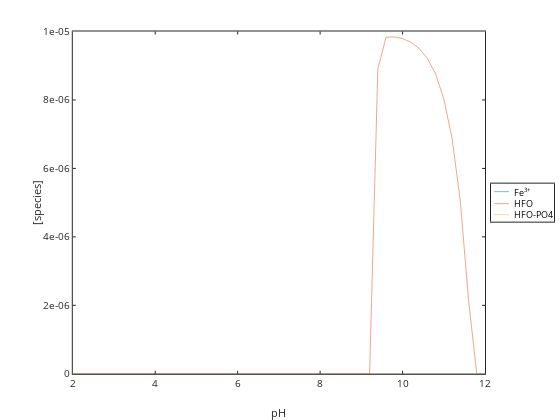

Notebook code cell kept with this figure:
### Code cell
plot(pH,Fep3,pH,HFO,pH,HfowHPO4m)
xlabel('pH'); ylabel('[species]'); legend('Fe^{3+}','HFO','HFO-PO4','location','eastoutside')

### Figure 1 — Plotly figure (JSON) as saved in the notebook; plotly's stock layout.template omitted (floating-point values rounded to 4 significant figures)
{"data": [{"line": {"color": "rgb(0,113,188)", "dash": "solid", "width": 0.5}, "marker": {"color": "rgb(0,113,188)", "line": {"color": "rgb(0,113,188)"}, "size": 6, "symbol": "none"}, "mode": "lines", "name": "Fe^{3+}", "showlegend": true, "type": "scatter", "visibility": true, "x": [2, 2.2, 2.4, 2.6, 2.8, 3, 3.2, 3.4, 3.6, 3.8, 4, 4.2, 4.4, 4.6, 4.8, 5, 5.2, 5.4, 5.6, 5.8, 6, 6.2, 6.4, 6.6, 6.8, 7, 7.2, 7.4, 7.6, 7.8, 8, 8.2, 8.4, 8.6, 8.8, 9, 9.2, 9.4, 9.6, 9.8, 10, 10.2, 10.4, 10.6, 10.8, 11, 11.2, 11.4, 11.6, 11.8, 12], "xaxis": "x", "y": [5.376e-15, 3.39e-15, 2.138e-15, 1.348e-15, 8.502e-16, 5.363e-16, 3.383e-16, 2.134e-16, 1.347e-16, 8.495e-17, 5.36e-17, 3.382e-17, 2.134e-17, 1.346e-17, 8.493e-18, 5.359e-18, 3.381e-18, 2.133e-18, 1.345e-18, 8.483e-19, 5.349e-19, 3.371e-19, 2.124e-19, 1.337e-19, 8.414e-20, 5.291e-20, 3.223e-20, 1.484e-20, 6.923e-21, 3.264e-21, 1.55e-21, 7.392e-22, 3.527e-22, 1.68e-22, 7.983e-23, 3.777e-23, 1.777e-23, 4.909e-24, 1.233e-24, 3.097e-25, 7.78e-26, 1.954e-26, 4.909e-27, 1.233e-27, 3.098e-28, 7.781e-29, 1.955e-29, 4.91e-30, 1.233e-30, 2.497e-31, 3.961e-32], "yaxis": "y"}, {"line": {"color": "rgb(216,82,24)", "dash": "solid", "width": 0.5}, "marker": {"color": "rgb(216,82,24)", "line": {"color": "rgb(216,82,24)"}, "size": 6, "symbol": "none"}, "mode": "lines", "name": "HFO", "showlegend": true, "type": "scatter", "visibility": true, "x": [2, 2.2, 2.4, 2.6, 2.8, 3, 3.2, 3.4, 3.6, 3.8, 4, 4.2, 4.4, 4.6, 4.8, 5, 5.2, 5.4, 5.6, 5.8, 6, 6.2, 6.4, 6.6, 6.8, 7, 7.2, 7.4, 7.6, 7.8, 8, 8.2, 8.4, 8.6, 8.8, 9, 9.2, 9.4, 9.6, 9.8, 10, 10.2, 10.4, 10.6, 10.8, 11, 11.2, 11.4, 11.6, 11.8, 12], "xaxis": "x", "y": [0, 0, 0, 0, 0, 0, 0, 0, 0, 0, 0, 0, 0, 0, 0, 0, 0, 0, 0, 0, 0, 0, 0, 0, 0, 0, 0, 0, 0, 0, 0, 0, 0, 0, 0, 0, 0, 8.909e-06, 9.832e-06, 9.843e-06, 9.793e-06, 9.687e-06, 9.508e-06, 9.22e-06, 8.762e-06, 8.036e-06, 6.884e-06, 5.059e-06, 2.167e-06, 0, 0], "yaxis": "y"}, {"line": {"color": "rgb(236,176,31)", "dash": "solid", "width": 0.5}, "marker": {"color": "rgb(236,176,31)", "line": {"color": "rgb(236,176,31)"}, "size": 6, "symbol": "none"}, "mode": "lines", "name": "HFO-PO4", "showlegend": true, "type": "scatter", "visibility": true, "x": [2, 2.2, 2.4, 2.6, 2.8, 3, 3.2, 3.4, 3.6, 3.8, 4, 4.2, 4.4, 4.6, 4.8, 5, 5.2, 5.4, 5.6, 5.8, 6, 6.2, 6.4, 6.6, 6.8, 7, 7.2, 7.4, 7.6, 7.8, 8, 8.2, 8.4, 8.6, 8.8, 9, 9.2, 9.4, 9.6, 9.8, 10, 10.2, 10.4, 10.6, 10.8, 11, 11.2, 11.4, 11.6, 11.8, 12], "xaxis": "x", "y": [1e-99, 1e-99, 1e-99, 1e-99, 1e-99, 1e-99, 1e-99, 1e-99, 1e-99, 1e-99, 1e-99, 1e-99, 1e-99, 1e-99, 1e-99, 1e-99, 1e-99, 1e-99, 1e-99, 1e-99, 1e-99, 1e-99, 1e-99, 1e-99, 1e-99, 1e-99, 1e-99, 1e-99, 1e-99, 1e-99, 1e-99, 1e-99, 1e-99, 1e-99, 1e-99, 1e-99, 1e-99, 1e-99, 1.583e-08, 1.447e-08, 9.165e-09, 5.763e-09, 3.601e-09, 2.232e-09, 1.366e-09, 8.193e-10, 4.741e-10, 2.563e-10, 1.189e-10, 3.213e-11, 2.027e-11], "yaxis": "y"}, {"hoverinfo": "none", "line": {"color": "rgb(0,113,188)", "dash": "solid", "width": 0.5}, "marker": {"color": "rgb(0,113,188)", "line": {"color": "rgb(0,113,188)"}, "size": 6, "symbol": "none"}, "mode": "lines", "name": "", "showlegend": false, "type": "scatter", "visibility": true, "x": [3, 18], "xaxis": "x2", "y": [8, 8], "yaxis": "y2"}, {"hoverinfo": "none", "line": {"color": "rgb(216,82,24)", "dash": "solid", "width": 0.5}, "marker": {"color": "rgb(216,82,24)", "line": {"color": "rgb(216,82,24)"}, "size": 6, "symbol": "none"}, "mode": "lines", "name": "", "showlegend": false, "type": "scatter", "visibility": true, "x": [3, 18], "xaxis": "x2", "y": [20, 20], "yaxis": "y2"}, {"hoverinfo": "none", "line": {"color": "rgb(236,176,31)", "dash": "solid", "width": 0.5}, "marker": {"color": "rgb(236,176,31)", "line": {"color": "rgb(236,176,31)"}, "size": 6, "symbol": "none"}, "mode": "lines", "name": "", "showlegend": false, "type": "scatter", "visibility": true, "x": [3, 18], "xaxis": "x2", "y": [31, 31], "yaxis": "y2"}], "layout": {"annotations": [{"font": {"color": "rgb(0, 0, 0)", "size": 9}, "showarrow": false, "text": "Fe<sup>3+</sup>", "x": 21, "xanchor": "left", "xref": "x2", "y": 8, "yanchor": "middle", "yref": "y2"}, {"font": {"color": "rgb(0, 0, 0)", "size": 9}, "showarrow": false, "text": "HFO", "x": 21, "xanchor": "left", "xref": "x2", "y": 20, "yanchor": "middle", "yref": "y2"}, {"font": {"color": "rgb(0, 0, 0)", "size": 9}, "showarrow": false, "text": "HFO-PO4", "x": 21, "xanchor": "left", "xref": "x2", "y": 31, "yanchor": "middle", "yref": "y2"}], "height": 420, "hovermode": "closest", "margin": {"b": 0, "l": 0, "r": 0, "t": 0}, "plot_bgcolor": "rgba(0, 0, 0, 0)", "showlegend": false, "width": 560, "xaxis": {"anchor": "y", "autorange": false, "domain": [0.13, 0.8661], "exponentformat": "none", "gridcolor": "rgba(38,38,38,0.15)", "gridwidth": 1, "linecolor": "rgb(38,38,38)", "linewidth": 1, "mirror": "ticks", "range": [2, 12], "showgrid": false, "showline": true, "side": "bottom", "spikedash": "solid", "spikemode": "across", "spikesides": false, "spikethickness": 1, "tickangle": 0, "tickcolor": "rgb(38,38,38)", "tickfont": {"color": "rgb(38,38,38)", "size": 10}, "ticklen": 3, "ticks": "inside", "ticktext": ["2", "4", "6", "8", "10", "12"], "tickvals": [2, 4, 6, 8, 10, 12], "title": {"font": {"color": "rgb(38,38,38)", "size": 11}, "text": "pH"}, "type": "linear", "visible": true, "zeroline": false}, "xaxis2": {"anchor": "y2", "autorange": false, "domain": [0.8768, 0.9893], "exponentformat": "none", "fixedrange": true, "gridcolor": "rgba(38,38,38,0.15)", "gridwidth": 1, "linecolor": "rgb(38,38,38)", "linewidth": 1, "mirror": true, "range": [0, 63], "showgrid": false, "showline": true, "showspikes": false, "side": "bottom", "spikedash": "solid", "spikemode": "across", "spikesides": false, "spikethickness": 1, "tickangle": 0, "tickcolor": "rgb(38,38,38)", "tickfont": {"color": "rgb(38,38,38)", "size": 9}, "ticklen": 3, "ticks": "", "ticktext": [], "tickvals": [], "title": {"font": {"color": "rgb(0, 0, 0)", "size": 9.9}, "text": ""}, "type": "linear", "visible": true, "zeroline": false}, "yaxis": {"anchor": "x", "autorange": false, "domain": [0.11, 0.925], "exponentformat": "none", "gridcolor": "rgba(38,38,38,0.15)", "gridwidth": 1, "linecolor": "rgb(38,38,38)", "linewidth": 1, "mirror": "ticks", "range": [0, 1e-05], "showgrid": false, "showline": true, "side": "left", "spikedash": "solid", "spikemode": "across", "spikesides": false, "spikethickness": 1, "tickangle": 0, "tickcolor": "rgb(38,38,38)", "tickfont": {"color": "rgb(38,38,38)", "size": 10}, "ticklen": 3, "ticks": "inside", "ticktext": ["0", "2e-06", "4e-06", "6e-06", "8e-06", "1e-05"], "tickvals": [0, 2e-06, 4e-06, 6e-06, 8e-06, 1e-05], "title": {"font": {"color": "rgb(38,38,38)", "size": 11}, "text": "[species]"}, "type": "linear", "visible": true, "zeroline": false}, "yaxis2": {"anchor": "x2", "autorange": false, "domain": [0.4723, 0.5627], "exponentformat": "none", "fixedrange": true, "gridcolor": "rgba(38,38,38,0.15)", "gridwidth": 1, "linecolor": "rgb(38,38,38)", "linewidth": 1, "mirror": true, "range": [38, 0], "showgrid": false, "showline": true, "showspikes": false, "side": "left", "spikedash": "solid", "spikemode": "across", "spikesides": false, "spikethickness": 1, "tickangle": 0, "tickcolor": "rgb(38,38,38)", "tickfont": {"color": "rgb(38,38,38)", "size": 9}, "ticklen": 3, "ticks": "", "ticktext": [], "tickvals": [], "title": {"font": {"color": "rgb(0, 0, 0)", "size": 9.9}, "text": ""}, "type": "linear", "visible": true, "zeroline": false}}}
